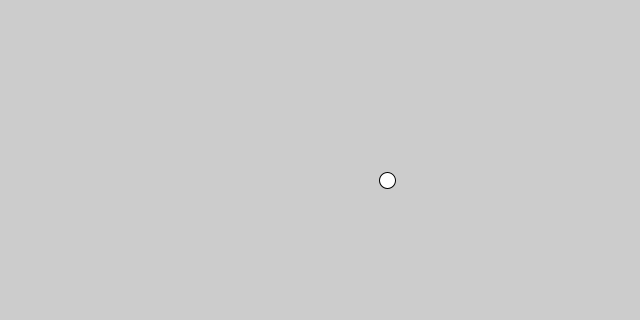
Frame 1 (no input)
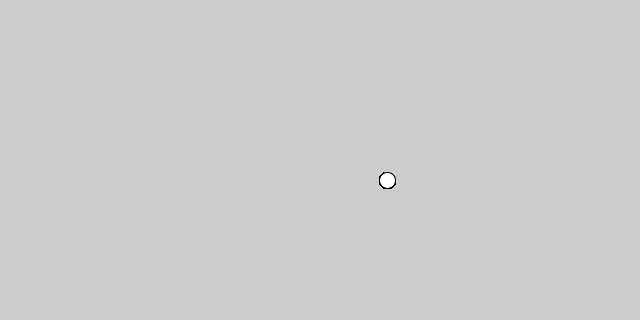
Frame 60 (the mouse pressed at the canvas centre just before this capture)
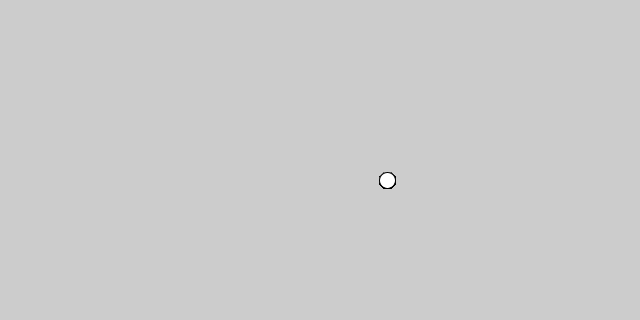
Frame 120 (the mouse held since frame 60 and released just before this capture)

The Processing sketch that drew these frames (run headless with seeded random() and noise(); from frame 60 on, the mouse is pressed at the canvas centre):

// Processing sketch: natureofcodeintroduction
// ── natureofcodeintroduction.pde
float t = 0;


void setup() {
  size(640, 320);
}

void draw() {
  float n = noise(t);
  float x = map(n, 0, 1, 0, width);
  ellipse(x, 180, 16, 16);

  t += 0.0001;
}
